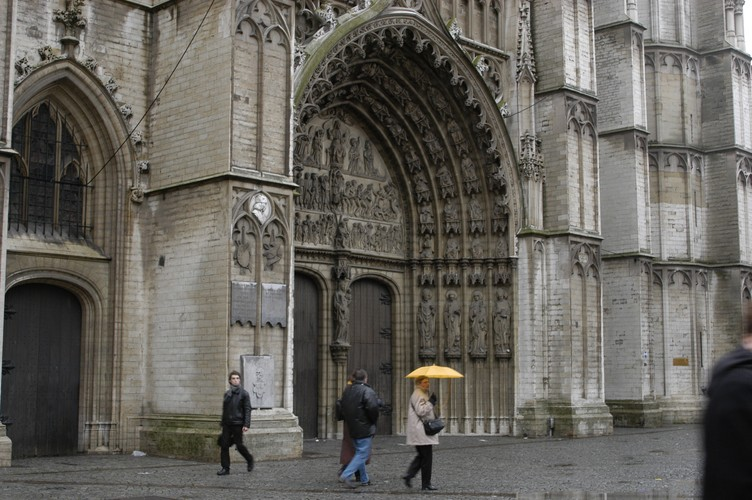
#> input picture Computer Vision/Project1/cathedral/d001.jpg, 752 x 500 px
$ python test5.py
#> lines starting #> are read from the running program, lines starting #| are printed output that depends on the picture; after the words box and inside, x2 and y2 are one past the last pixel; in counts of white or black regions, pixels touching at a corner belong together
import cv2
import numpy as np
from os import listdir
from os.path import isfile, join
from pathlib import Path
import cv2
import numpy as np
import operator
import matplotlib.pyplot as plt
import argparse
import os

# Read images
if __name__ == '__main__':
    dst = cv2.imread("cathedral/d001.jpg")
#> dst is the input picture: shape (500, 752, 3); mean B, G, R 92.8, 99.2, 102.1
    src = cv2.imread("cathedral/d002.jpg")
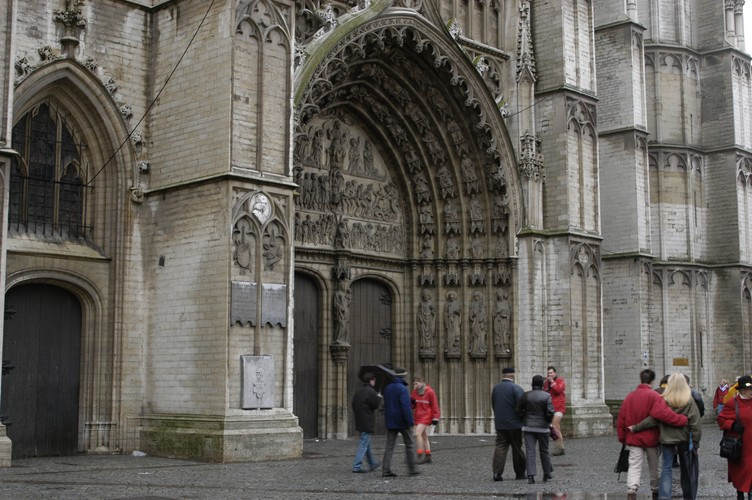
#> input picture Computer Vision/Project1/cathedral/d002.jpg, 752 x 500 px
#> src is the input picture: shape (500, 752, 3); mean B, G, R 90.5, 96.5, 100.5

    # plt.imshow(dst[:, :, ::-1])
    # plt.show()


    # Create a rough mask around the airplane.
    src_mask = np.zeros(src.shape, src.dtype)
    # poly = np.array([[4, 80], [30, 54], [151, 63], [254, 37], [298, 90], [272, 134], [43, 122]], np.int32)
    poly = np.array([[209,371], [280, 383], [200, 479] ,[285, 473]])
    cv2.fillPoly(src_mask, [poly], (255, 255, 255))
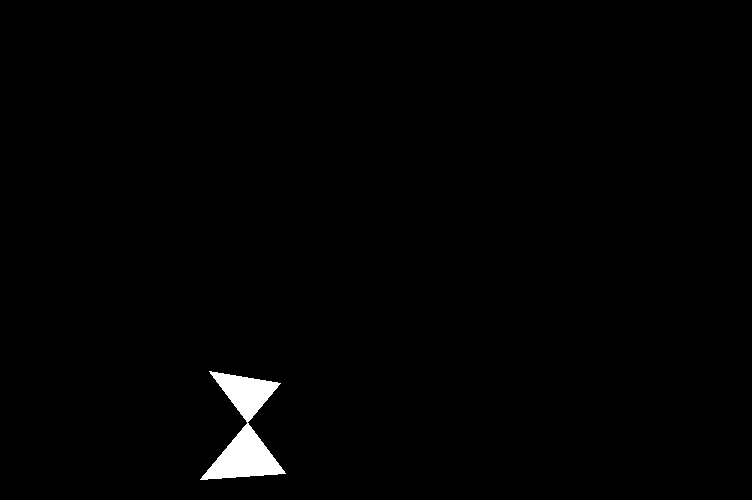
#> src_mask: shape (500, 752, 3); 1.1% white; 1 white region, box (x1, y1, x2, y2) and area: (200, 371, 286, 480) 4038

    # This is where the CENTER of the airplane will be placed
    center = (232, 411)

    # Clone seamlessly.
    output = cv2.seamlessClone(src, dst, src_mask, center, cv2.NORMAL_CLONE)

    # Save result
    plt.imshow(output[:, :, ::-1])
    plt.show()
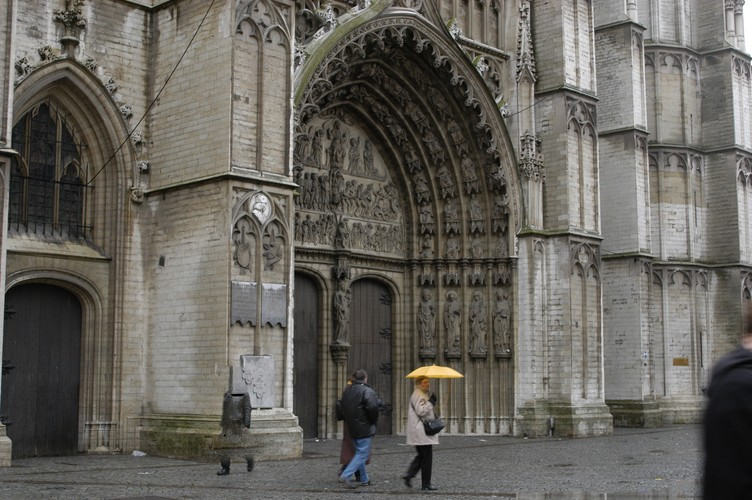
#> shown: shape (500, 752, 3); mean R, G, B 102.2, 99.3, 92.9

    # output = cv2.seamlessClone(src, output, src_mask, center, cv2.NORMAL_CLONE)
    #
    # # # Save result
    # plt.imshow(output[:, :, ::-1])
    # plt.show()
